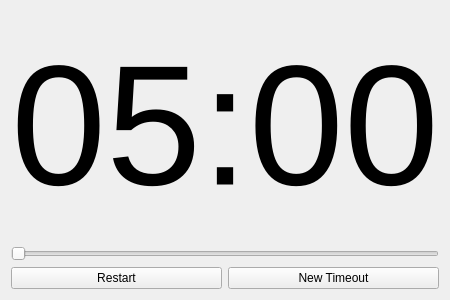
<?xml version="1.0" encoding="UTF-8"?>
<ui version="4.0">
 <class>MainWindow</class>
 <widget class="QMainWindow" name="MainWindow">
  <property name="geometry">
   <rect>
    <x>0</x>
    <y>0</y>
    <width>400</width>
    <height>300</height>
   </rect>
  </property>
  <property name="windowTitle">
   <string>MainWindow</string>
  </property>
  <property name="autoFillBackground">
   <bool>true</bool>
  </property>
  <property name="styleSheet">
   <string notr="true">MainWindow {
	background: white;
	border: 1px solid grey;
}</string>
  </property>
  <widget class="QWidget" name="centralWidget">
   <layout class="QGridLayout" name="gridLayout">
    <item row="2" column="0">
     <widget class="QPushButton" name="btnRestart">
      <property name="text">
       <string>Restart</string>
      </property>
     </widget>
    </item>
    <item row="0" column="0" colspan="2">
     <widget class="QLabel" name="label">
      <property name="font">
       <font>
        <pointsize>128</pointsize>
       </font>
      </property>
      <property name="styleSheet">
       <string notr="true">text-align: center;</string>
      </property>
      <property name="text">
       <string>05:00</string>
      </property>
      <property name="alignment">
       <set>Qt::AlignCenter</set>
      </property>
     </widget>
    </item>
    <item row="2" column="1">
     <widget class="QPushButton" name="btnSelectValue">
      <property name="text">
       <string>New Timeout</string>
      </property>
     </widget>
    </item>
    <item row="1" column="0" colspan="2">
     <widget class="QSlider" name="fontsizeSlider">
      <property name="minimum">
       <number>18</number>
      </property>
      <property name="maximum">
       <number>244</number>
      </property>
      <property name="orientation">
       <enum>Qt::Horizontal</enum>
      </property>
     </widget>
    </item>
   </layout>
  </widget>
 </widget>
 <layoutdefault spacing="6" margin="11"/>
 <resources/>
 <connections/>
</ui>
